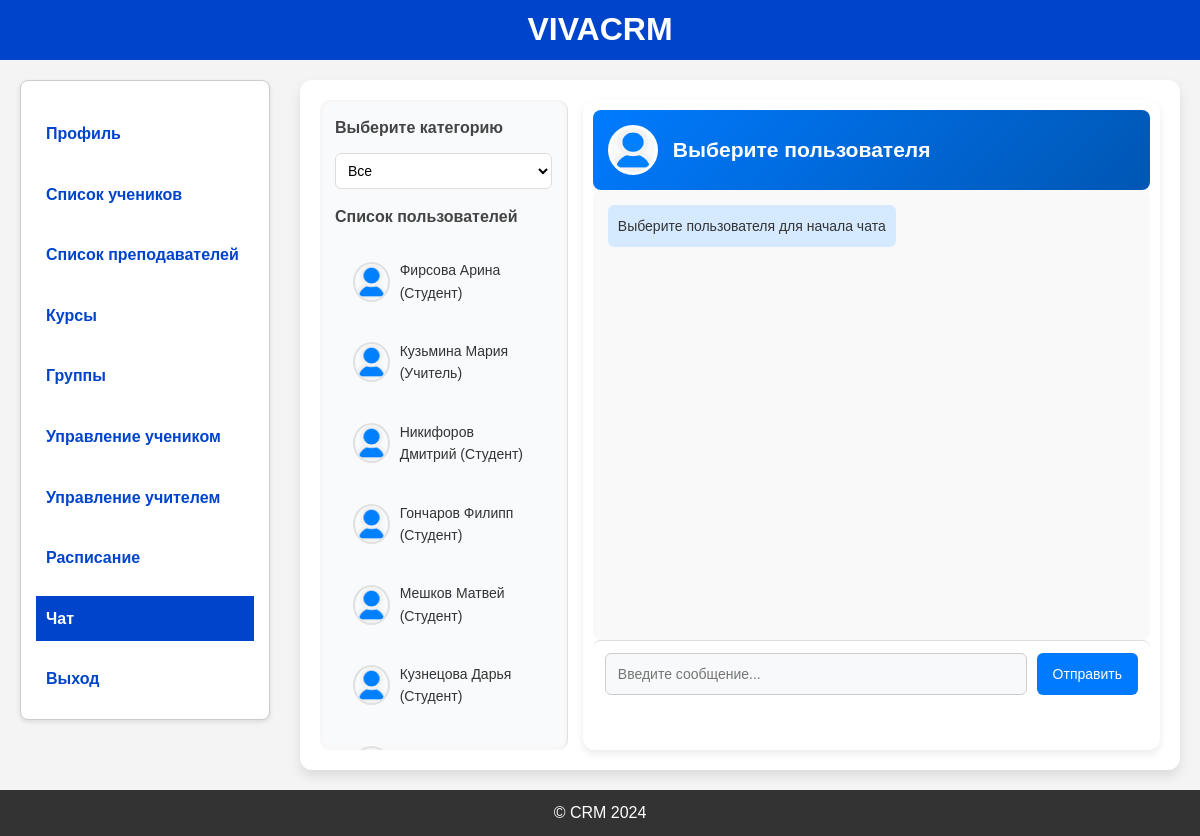
The page /chat (signed in) on the database its author committed.
### models.py (models this page shows, shortened)
class Users(db.Model, UserMixin):
    id = db.Column(db.Integer, primary_key=True)
    email = db.Column(db.String(120), nullable=False, unique=True)
    role = db.Column(db.String(20), nullable=False)
    password_hash = db.Column(db.String(128), nullable=False)
    registration_date = db.Column(db.DateTime, default=datetime.now)
    photo = db.Column(db.String(120), nullable=True)

### app.py (the view)
@app.route('/chat')
@login_required
@role_required('Администратор')
def chat():
    administrator = Users.query.filter_by(id=current_user.id).first()
    chat_partners = get_chat_partners()
    print(f"Найдено пользователей: {len(chat_partners)}")
    for user in chat_partners:
        print(f"ID: {user.id}, Email: {user.email}, Role: {user.role}")
    users = [
        {
            "id": user.id,
            "full_name": get_full_name(user),
            "photo": user.photo or "/static/uploads/default.png",
            "role": user.role
        }
        for user in chat_partners
    ]
    return render_template('chat.html', users=users, administrator=administrator)

### app.py (called while the page is built)
@login_manager.user_loader
def load_user(user_id):
    return Users.query.get(int(user_id))

def role_required(role):
    def decorator(f):
        @wraps(f)
        def wrapped(*args, **kwargs):
            if not current_user.is_authenticated or current_user.role != role:
                flash('Недостаточно прав доступа')
                return redirect(url_for('login'))
            return f(*args, **kwargs)
        return wrapped
    return decorator

def get_chat_partners():
    print(f"Текущий пользователь: {current_user.id}, роль: {current_user.role}")
    if current_user.role == 'Администратор':
        users = Users.query.filter(Users.role.in_(['Учитель', 'Студент'])).all()
    elif current_user.role == 'Учитель':
        users = Users.query.filter_by(Users.role.in_(['Студент', 'Администратор'])).all()
    elif current_user.role == 'Студент':
        users = Users.query.filter(Users.role.in_(['Учитель', 'Администратор'])).all()
    else:
        users = []
    print(f"Найдено пользователей: {len(users)}")
    return users

def get_full_name(user):
    if user.role == 'Администратор':
        admin = Administrator.query.filter_by(admin_id=user.id).first()
        return f"{admin.surname} {admin.first_name}" if admin else "Администратор"
    elif user.role == 'Учитель':
        teacher = Teacher.query.filter_by(teacher_id=user.id).first()
        return f"{teacher.surname} {teacher.first_name}" if teacher else "Учитель"
    elif user.role == 'Студент':
        student = Student.query.filter_by(student_id=user.id).first()
        return f"{student.surname} {student.first_name}" if student else "Студент"
    return "Неизвестный пользователь"

### templates/chat.html (shortened to what this page needs)
{% extends "base_administrator.html" %}
{% block content %}
<div class="chat-container">
    <div class="chat-sidebar">
        <h3>Выберите категорию</h3>
        <select id="user-filter">
            <option value="all">Все</option>
        </select>
        <h3>Список пользователей</h3>
        <ul id="user-list">
            {% for user in users %}
            <li class="user-item" data-role="{% if user.role == 'Учитель' %}teacher{% elif user.role == 'Студент' %}student{% else %}admin{% endif %}">
                    <a href="#" class="chat-user"
                       data-user-id="{{ user.id }}"
                       data-role="{% if user.role == 'Учитель' %}teacher{% elif user.role == 'Студент' %}student{% else %}admin{% endif %}"
                       data-name="{{ user.full_name }}"
                       data-avatar="{{ user.photo or '/static/uploads/default.png' }}">
                        <img src="{{ user.photo or '/static/default-avatar.png' }}" alt="Аватар" class="user-avatar">
                        {{ user.full_name }} ({{ user.role }})
                    </a>
                </li>
            {% endfor %}
        </ul>
    </div>
    <div class="chat-box" data-current-user-id="{{ current_user.id }}">
        <div class="chat-header">
            <img id="chat-avatar" src="/static/uploads/default.png" alt="Аватар" class="chat-avatar">
            <h3 id="chat-user-name">Выберите пользователя</h3>
        </div>
        <div id="chat-messages" class="messages">
            <p>Выберите пользователя для начала чата</p>
        </div>
        <div class="chat-input">
            <input type="text" id="message-input" placeholder="Введите сообщение...">
            <button id="send-message">Отправить</button>
        </div>
    </div>
</div>
{% endblock %}

### static/styles/base_administrator.css (style rules this page uses)
* { margin: 0; padding: 0; box-sizing: border-box; }
html, body { height: 100%; display: flex; flex-direction: column; }
body { font-family: Arial, sans-serif; line-height: 1.6; background-color: #f4f4f4; color: #333; }

### templates/chat.html (style rules this page uses)
.chat-container { position: relative; width: 100%; margin: 0px auto; background: #ffffff; border-radius: 12px; box-shadow: 0 6px 12px rgba(0, 0, 0, 0.1); padding: 20px; min-height: calc(100vh - 160px); display: flex; gap: 15px; }
.chat-sidebar { width: 30%; background: #f9fafb; border-right: 1px solid #e0e0e0; padding: 15px; border-radius: 10px; max-height: 650px; overflow-y: auto; box-shadow: inset 0 0 5px rgba(182, 76, 76, 0.05); }
.chat-sidebar h3 { margin-bottom: 12px; font-size: 16px; color: #444; font-weight: 600; }
#user-filter { width: 100%; padding: 8px; border-radius: 6px; border: 1px solid #ddd; background: #fff; font-size: 14px; margin-bottom: 15px; }
#user-list { list-style: none; padding: 0; margin: 0; }
.user-item { padding: 10px; border-radius: 6px; cursor: pointer; transition: background 0.3s; }
.chat-user { text-decoration: none; color: #333; display: flex; align-items: center; gap: 10px; font-size: 14px; padding: 8px; border-radius: 6px; transition: background 0.3s, color 0.3s; }
.user-avatar { width: 40px; height: 40px; border-radius: 50%; border: 2px solid #e0e0e0; }
.chat-box { width: 70%; display: flex; flex-direction: column; background: #ffffff; border-radius: 12px; padding: 10px; box-shadow: 0 4px 8px rgba(0, 0, 0, 0.08); }
.chat-header { display: flex; align-items: center; padding: 15px; background: linear-gradient(135deg, #007bff, #0056b3); color: white; font-size: 18px; font-weight: bold; gap: 15px; border-radius: 8px; }
.chat-avatar { width: 50px; height: 50px; border-radius: 50%; border: 3px solid white; background: #f8f9fa; }
#chat-messages { flex: 1; padding: 15px; overflow-y: auto; max-height: 450px; background: #f9f9f9; border-radius: 8px; }
#chat-messages p { background: #eef1f5; padding: 10px; border-radius: 6px; margin-bottom: 8px; width: fit-content; max-width: 75%; font-size: 14px; }
#chat-messages p:nth-child(odd) { background: #d6eaff; }
.chat-input { display: flex; padding: 12px; background: #ffffff; border-top: 1px solid #ddd; border-radius: 8px; }
.chat-input input { flex: 1; padding: 12px; border: 1px solid #ccc; border-radius: 6px; font-size: 14px; outline: none; background: #f8f9fa; }
.chat-input button { padding: 12px 16px; background: #007bff; border: none; color: white; font-size: 14px; border-radius: 6px; cursor: pointer; transition: background 0.3s; margin-left: 10px; }

### rows shown on the page
Users: full_name "Фирсова Арина", role "Студент"
Users: full_name "Кузьмина Мария", role "Учитель"
Users: full_name "Никифоров Дмитрий", role "Студент"
Users: full_name "Гончаров Филипп", role "Студент"
Users: full_name "Мешков Матвей", role "Студент"
Users: full_name "Кузнецова Дарья", role "Студент"
